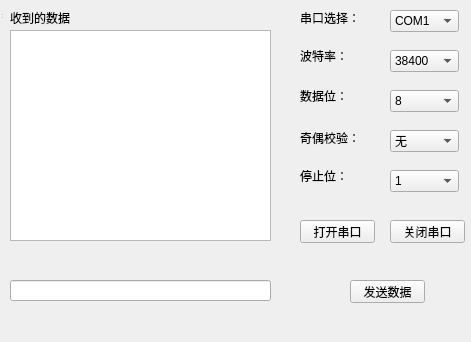
<?xml version="1.0" encoding="UTF-8"?>
<ui version="4.0">
 <class>ComWindow</class>
 <widget class="QWidget" name="ComWindow">
  <property name="geometry">
   <rect>
    <x>0</x>
    <y>0</y>
    <width>471</width>
    <height>342</height>
   </rect>
  </property>
  <property name="windowTitle">
   <string>ComWindow</string>
  </property>
  <widget class="QWidget" name="centralWidget" native="true">
   <property name="geometry">
    <rect>
     <x>0</x>
     <y>0</y>
     <width>475</width>
     <height>313</height>
    </rect>
   </property>
   <widget class="QTextBrowser" name="textBrowser">
    <property name="geometry">
     <rect>
      <x>10</x>
      <y>30</y>
      <width>261</width>
      <height>211</height>
     </rect>
    </property>
   </widget>
   <widget class="QPushButton" name="openMyComBtn">
    <property name="geometry">
     <rect>
      <x>300</x>
      <y>220</y>
      <width>75</width>
      <height>23</height>
     </rect>
    </property>
    <property name="text">
     <string>打开串口</string>
    </property>
   </widget>
   <widget class="QPushButton" name="closeMyComBtn">
    <property name="geometry">
     <rect>
      <x>390</x>
      <y>220</y>
      <width>75</width>
      <height>23</height>
     </rect>
    </property>
    <property name="text">
     <string>关闭串口</string>
    </property>
   </widget>
   <widget class="QPushButton" name="sendMsgBtn">
    <property name="geometry">
     <rect>
      <x>350</x>
      <y>280</y>
      <width>75</width>
      <height>23</height>
     </rect>
    </property>
    <property name="text">
     <string>发送数据</string>
    </property>
   </widget>
   <widget class="QLineEdit" name="sendMsgLineEdit">
    <property name="geometry">
     <rect>
      <x>10</x>
      <y>280</y>
      <width>261</width>
      <height>21</height>
     </rect>
    </property>
   </widget>
   <widget class="QComboBox" name="portNameComboBox">
    <property name="geometry">
     <rect>
      <x>390</x>
      <y>10</y>
      <width>69</width>
      <height>22</height>
     </rect>
    </property>
    <item>
     <property name="text">
      <string>COM1</string>
     </property>
    </item>
    <item>
     <property name="text">
      <string>COM2</string>
     </property>
    </item>
    <item>
     <property name="text">
      <string>COM3</string>
     </property>
    </item>
    <item>
     <property name="text">
      <string>COM4</string>
     </property>
    </item>
    <item>
     <property name="text">
      <string>COM5</string>
     </property>
    </item>
    <item>
     <property name="text">
      <string>COM6</string>
     </property>
    </item>
    <item>
     <property name="text">
      <string>COM7</string>
     </property>
    </item>
    <item>
     <property name="text">
      <string>COM8</string>
     </property>
    </item>
    <item>
     <property name="text">
      <string>COM9</string>
     </property>
    </item>
    <item>
     <property name="text">
      <string>COM10</string>
     </property>
    </item>
    <item>
     <property name="text">
      <string>COM11</string>
     </property>
    </item>
    <item>
     <property name="text">
      <string>COM12</string>
     </property>
    </item>
   </widget>
   <widget class="QComboBox" name="baudRateComboBox">
    <property name="geometry">
     <rect>
      <x>390</x>
      <y>50</y>
      <width>69</width>
      <height>22</height>
     </rect>
    </property>
    <item>
     <property name="text">
      <string>38400</string>
     </property>
    </item>
    <item>
     <property name="text">
      <string>115200</string>
     </property>
    </item>
   </widget>
   <widget class="QComboBox" name="dataBitsComboBox">
    <property name="geometry">
     <rect>
      <x>390</x>
      <y>90</y>
      <width>69</width>
      <height>22</height>
     </rect>
    </property>
    <item>
     <property name="text">
      <string>8</string>
     </property>
    </item>
    <item>
     <property name="text">
      <string>7</string>
     </property>
    </item>
   </widget>
   <widget class="QComboBox" name="parityComboBox">
    <property name="geometry">
     <rect>
      <x>390</x>
      <y>130</y>
      <width>69</width>
      <height>22</height>
     </rect>
    </property>
    <item>
     <property name="text">
      <string>无</string>
     </property>
    </item>
    <item>
     <property name="text">
      <string>奇</string>
     </property>
    </item>
    <item>
     <property name="text">
      <string>偶</string>
     </property>
    </item>
   </widget>
   <widget class="QComboBox" name="stopBitsComboBox">
    <property name="geometry">
     <rect>
      <x>390</x>
      <y>170</y>
      <width>69</width>
      <height>22</height>
     </rect>
    </property>
    <item>
     <property name="text">
      <string>1</string>
     </property>
    </item>
    <item>
     <property name="text">
      <string>2</string>
     </property>
    </item>
   </widget>
   <widget class="QLabel" name="label">
    <property name="geometry">
     <rect>
      <x>300</x>
      <y>10</y>
      <width>71</width>
      <height>16</height>
     </rect>
    </property>
    <property name="text">
     <string>串口选择：</string>
    </property>
   </widget>
   <widget class="QLabel" name="label_2">
    <property name="geometry">
     <rect>
      <x>300</x>
      <y>50</y>
      <width>54</width>
      <height>12</height>
     </rect>
    </property>
    <property name="text">
     <string>波特率：</string>
    </property>
   </widget>
   <widget class="QLabel" name="label_3">
    <property name="geometry">
     <rect>
      <x>300</x>
      <y>90</y>
      <width>54</width>
      <height>12</height>
     </rect>
    </property>
    <property name="text">
     <string>数据位：</string>
    </property>
   </widget>
   <widget class="QLabel" name="label_4">
    <property name="geometry">
     <rect>
      <x>300</x>
      <y>130</y>
      <width>71</width>
      <height>16</height>
     </rect>
    </property>
    <property name="text">
     <string>奇偶校验：</string>
    </property>
   </widget>
   <widget class="QLabel" name="label_5">
    <property name="geometry">
     <rect>
      <x>300</x>
      <y>170</y>
      <width>54</width>
      <height>12</height>
     </rect>
    </property>
    <property name="text">
     <string>停止位：</string>
    </property>
   </widget>
   <widget class="QLabel" name="label_6">
    <property name="geometry">
     <rect>
      <x>10</x>
      <y>10</y>
      <width>91</width>
      <height>16</height>
     </rect>
    </property>
    <property name="text">
     <string>收到的数据</string>
    </property>
   </widget>
  </widget>
  <widget class="QToolBar" name="mainToolBar">
   <property name="geometry">
    <rect>
     <x>0</x>
     <y>0</y>
     <width>4</width>
     <height>14</height>
    </rect>
   </property>
  </widget>
  <widget class="QStatusBar" name="statusBar">
   <property name="geometry">
    <rect>
     <x>0</x>
     <y>0</y>
     <width>3</width>
     <height>20</height>
    </rect>
   </property>
  </widget>
 </widget>
 <layoutdefault spacing="6" margin="11"/>
 <resources/>
 <connections/>
</ui>
